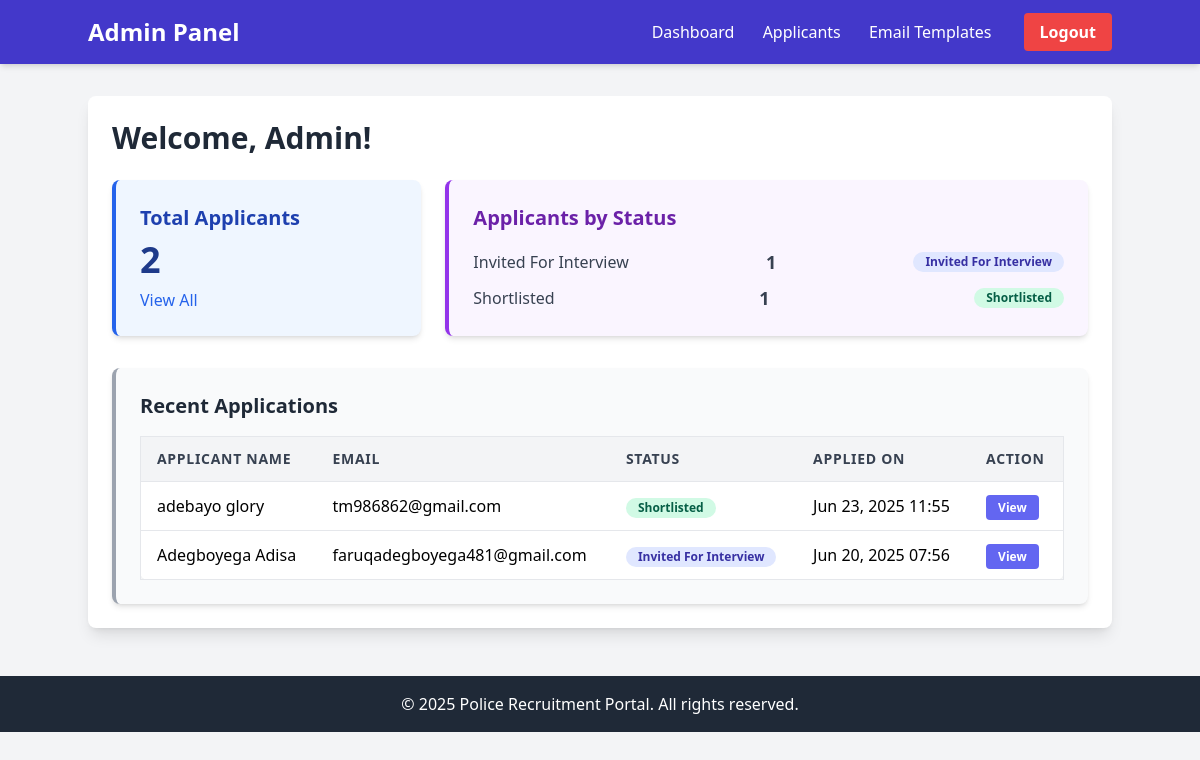
/admin/dashboard.php (signed in), run on the app's committed database.
### tables this page shows
CREATE TABLE `applicants` (
  `id` int(11) NOT NULL,
  `user_id` int(11) NOT NULL,
  `first_name` varchar(100) NOT NULL,
  `last_name` varchar(100) NOT NULL,
  `other_names` varchar(100) DEFAULT NULL,
  `dob` date NOT NULL,
  `gender` enum('Male','Female','Other') NOT NULL,
  `phone_number` varchar(20) DEFAULT NULL,
  `address` varchar(255) DEFAULT NULL,
  `city` varchar(100) DEFAULT NULL,
  `state` varchar(100) DEFAULT NULL,
  `lga` varchar(100) DEFAULT NULL,
  `nin` varchar(255) DEFAULT NULL,
  `application_status` enum('pending','under_review','shortlisted','invited_for_test','invited_for_interview','medical_check','recommended_for_training','rejected','Profile Incomplete','Not Started') NOT NULL DEFAULT 'pending',
  `created_at` timestamp NOT NULL DEFAULT current_timestamp(),
  `updated_at` timestamp NOT NULL DEFAULT current_timestamp() ON UPDATE current_timestamp()
);

CREATE TABLE `users` (
  `id` int(11) NOT NULL,
  `email` varchar(255) NOT NULL,
  `password` varchar(255) NOT NULL,
  `role` enum('applicant','admin') NOT NULL,
  `created_at` timestamp NOT NULL DEFAULT current_timestamp()
);

### admin/dashboard.php (the view, shortened to what this page needs)
<?php
require_once '../includes/config.php';
$total_applicants = 0;
$status_counts = [];
$recent_applicants = [];
try {
    $stmt = $pdo->query("SELECT COUNT(id) AS total_applicants FROM applicants");
    $total_applicants = $stmt->fetchColumn();
    $stmt = $pdo->query("SELECT application_status, COUNT(id) AS count FROM applicants GROUP BY application_status ORDER BY count DESC");
    $status_counts = $stmt->fetchAll(PDO::FETCH_ASSOC);
    $sql_recent = "SELECT a.id, a.first_name, a.last_name, a.application_status, a.created_at, u.email
                   FROM applicants a
                   JOIN users u ON a.user_id = u.id
                   ORDER BY a.created_at DESC
                   LIMIT 5";
    $stmt_recent = $pdo->query($sql_recent);
    $recent_applicants = $stmt_recent->fetchAll(PDO::FETCH_ASSOC);
} catch (PDOException $e) {
    $dashboard_error = "Database error fetching dashboard data: " . $e->getMessage();
    error_log("PDO Exception on dashboard: " . $e->getMessage());
} finally {
    $pdo = null;
}
?>
<!DOCTYPE html>
<html lang="en">
<head>
    <script src="https://cdn.tailwindcss.com"></script>
</head>
<body class="bg-gray-100 font-sans leading-normal tracking-normal">
    <header class="bg-indigo-700 p-4 text-white shadow-md">
        <div class="container mx-auto flex justify-between items-center">
            <h1 class="text-2xl font-bold">Admin Panel</h1>
            <nav>
                <a href="dashboard.php" class="px-3 py-2 rounded hover:bg-indigo-800 transition duration-300">Dashboard</a>
                <a href="applicants.php" class="px-3 py-2 rounded hover:bg-indigo-800 transition duration-300">Applicants</a>
                <a href="email_templates.php" class="px-3 py-2 rounded hover:bg-indigo-800 transition duration-300">Email Templates</a>
                <a href="../logout.php" class="bg-red-500 hover:bg-red-700 text-white font-bold py-2 px-4 rounded ml-4 transition duration-300">Logout</a>
            </nav>
        </div>
    </header>
    <main class="container mx-auto mt-8 p-6 bg-white rounded-lg shadow-lg">
    <h2 class="text-3xl font-semibold text-gray-800 mb-6">Welcome, <?php echo htmlspecialchars($_SESSION["username"] ?? 'Admin'); ?>!</h2>
        <div class="grid grid-cols-1 md:grid-cols-2 lg:grid-cols-3 gap-6 mb-8">
            <div class="bg-blue-50 p-6 rounded-lg shadow-md border-l-4 border-blue-600">
                <h3 class="text-xl font-semibold text-blue-800 mb-2">Total Applicants</h3>
                <p class="text-4xl font-bold text-blue-900"><?php echo $total_applicants; ?></p>
                <a href="applicants.php" class="text-blue-600 hover:underline mt-2 inline-block">View All</a>
            </div>
            <div class="bg-purple-50 p-6 rounded-lg shadow-md border-l-4 border-purple-600 col-span-1 md:col-span-2">
                <h3 class="text-xl font-semibold text-purple-800 mb-4">Applicants by Status</h3>
                <div class="space-y-2">
                    <?php if (empty($status_counts)): ?>
                        <p class="text-gray-600">No applicants found to categorize.</p>
                    <?php else: ?>
                        <?php foreach ($status_counts as $status_data): ?>
                            <div class="flex justify-between items-center text-gray-700">
                                <span class="text-md capitalize"><?php echo ucwords(str_replace('_', ' ', htmlspecialchars($status_data['application_status']))); ?></span>
                                <span class="font-semibold text-lg"><?php echo $status_data['count']; ?></span>
                                <span class="status-tag <?php echo 'status-' . str_replace(' ', '_', $status_data['application_status']); ?>">
                                    <?php echo ucwords(str_replace('_', ' ', htmlspecialchars($status_data['application_status']))); ?>
                                </span>
                            </div>
                        <?php endforeach; ?>
                    <?php endif; ?>
                </div>
            </div>
        </div>
        <div class="bg-gray-50 p-6 rounded-lg shadow-md border-l-4 border-gray-400">
            <h3 class="text-xl font-semibold text-gray-800 mb-4">Recent Applications</h3>
            <?php if (empty($recent_applicants)): ?>
                <p class="text-gray-600">No recent applications found.</p>
            <?php else: ?>
                <div class="overflow-x-auto">
                    <table class="min-w-full bg-white border border-gray-200 rounded-lg shadow-sm">
                        <thead>
                            <tr class="bg-gray-100 border-b border-gray-200 text-gray-700 text-left text-sm font-medium uppercase tracking-wider">
                                <th class="py-3 px-4">Applicant Name</th>
                                <th class="py-3 px-4">Email</th>
                                <th class="py-3 px-4">Status</th>
                                <th class="py-3 px-4">Applied On</th>
                                <th class="py-3 px-4">Action</th>
                            </tr>
                        </thead>
                        <tbody>
                            <?php foreach ($recent_applicants as $applicant): ?>
                                <tr class="border-b border-gray-200 last:border-b-0 hover:bg-gray-50">
                                    <td class="py-3 px-4"><?php echo htmlspecialchars($applicant['first_name'] . ' ' . $applicant['last_name']); ?></td>
                                    <td class="py-3 px-4"><?php echo htmlspecialchars($applicant['email']); ?></td>
                                    <td class="py-3 px-4">
                                        <span class="status-tag <?php echo 'status-' . str_replace(' ', '_', $applicant['application_status']); ?>">
                                            <?php echo ucwords(str_replace('_', ' ', htmlspecialchars($applicant['application_status']))); ?>
                                        </span>
                                    </td>
                                    <td class="py-3 px-4"><?php echo htmlspecialchars(date('M d, Y H:i', strtotime($applicant['created_at']))); ?></td>
                                    <td class="py-3 px-4">
                                        <a href="view_applicant.php?id=<?php echo $applicant['id']; ?>"
                                           class="bg-indigo-500 hover:bg-indigo-600 text-white font-bold py-1 px-3 rounded text-xs transition duration-300">View</a>
                                    </td>
                                </tr>
                            <?php endforeach; ?>
                        </tbody>
                    </table>
                </div>
            <?php endif; ?>
        </div>
    </main>
    <footer class="bg-gray-800 text-white p-4 mt-12 text-center">
        <div class="container mx-auto">
            &copy; <?php echo date("Y"); ?> Police Recruitment Portal. All rights reserved.
        </div>
    </footer>
</body>
</html>

### admin/dashboard.php (style rules this page uses)
.status-tag { display: inline-block; padding: 0.25rem 0.75rem; border-radius: 9999px; font-weight: 600; font-size: 0.75rem; line-height: 1; text-transform: capitalize; }
.status-shortlisted { background-color: #d1fae5; color: #065f46; }
.status-invited_for_test, .status-invited_for_interview { background-color: #e0e7ff; color: #3730a3; }

### data on the page
applicants: first_name+last_name "adebayo glory", user.email "tm986862@gmail.com", application_status "Shortlisted", created_at "Jun 23, 2025 11:55"
applicants: first_name+last_name "Adegboyega Adisa", user.email "faruqadegboyega481@gmail.com", application_status "Invited For Interview", created_at "Jun 20, 2025 07:56"

### other printed values
$_SESSION["username"] "Admin"
$total_applicants "2"
$status_data['count'] "1"
